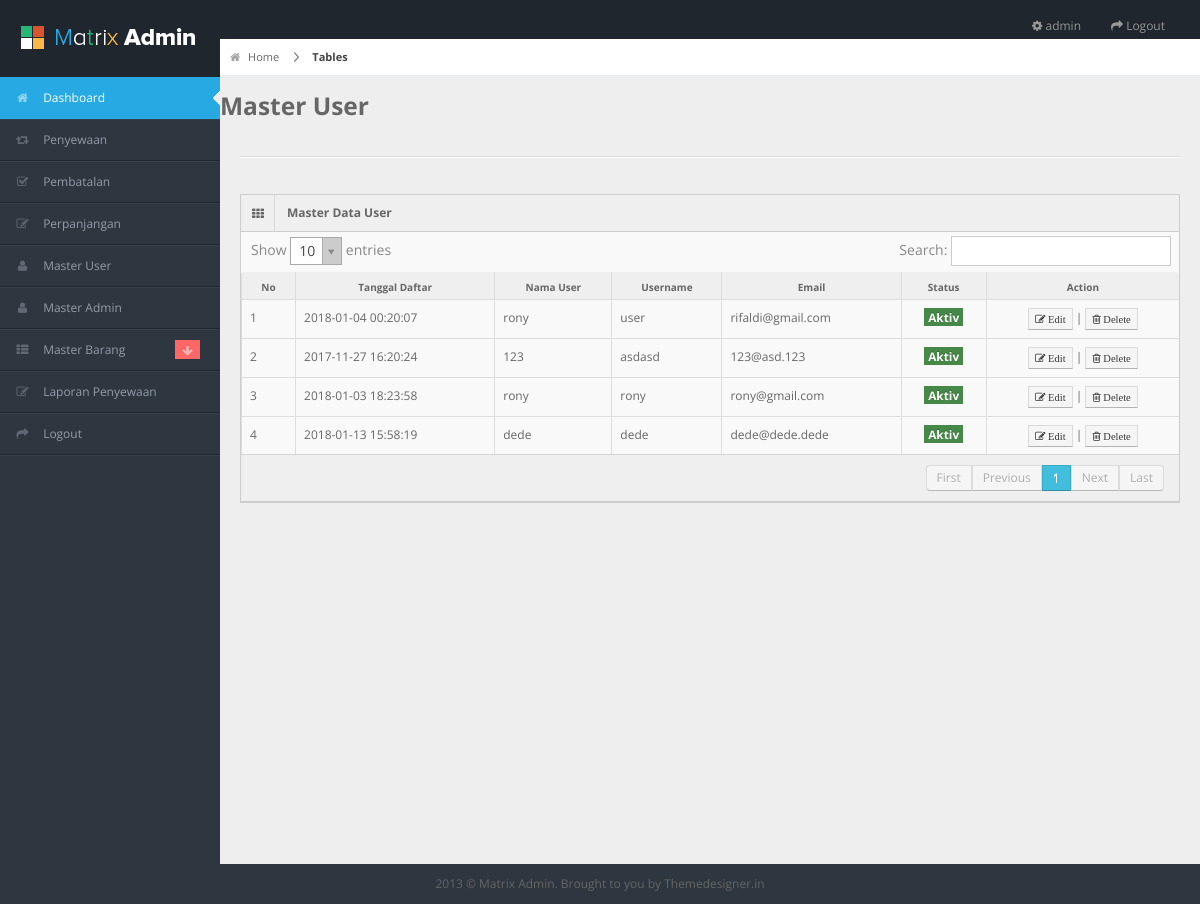
/admin/pages/kelola_user.php (signed in), run on the app's committed database.
### tables this page shows
CREATE TABLE IF NOT EXISTS `m_user` (
  `id_user` int(11) NOT NULL,
  `tgl_daftar` datetime DEFAULT NULL ON UPDATE CURRENT_TIMESTAMP,
  `nama_user` varchar(255) DEFAULT NULL,
  `username` varchar(255) DEFAULT NULL,
  `email` varchar(255) DEFAULT NULL,
  `password` varchar(255) DEFAULT NULL,
  `id_provinsi` varchar(255) DEFAULT NULL,
  `id_kota` varchar(255) DEFAULT NULL,
  `id_kecamatan` varchar(255) DEFAULT NULL,
  `kode_pos` varchar(255) DEFAULT NULL,
  `alamat_lengkap` varchar(255) DEFAULT NULL,
  `status` varchar(255) DEFAULT NULL
);

### admin/pages/kelola_user.php (the view, shortened to what this page needs)
<?php include 'header.php'; ?>
<?php include 'nav.php'; ?>
<div id="content">
	<div id="content-header">
		<div id="breadcrumb"> <a href="#" title="Go to Home" class="tip-bottom"><i class="icon-home"></i> Home</a> <a href="#" class="current">Tables</a> </div>
		<h3>Master User</h3>
	</div>
	<div class="container-fluid">
		<hr>
		<div class="row-fluid">
			<div class="widget-box">
				<div class="widget-title"> <span class="icon"><i class="icon-th"></i></span>
					<h5>Master Data User</h5>
				</div>
				<div class="widget-content nopadding">
					<table class="table table-bordered data-table">
						<thead>
							<tr>
								<th>No</th>
								<th>Tanggal Daftar</th>
								<th>Nama User</th>
								<th>Username</th>
								<th>Email</th>
								<th>Status</th>
								<th>Action</th>
							</tr>
						</thead>
						<tbody>
							<?php
							$no=1;
							$sql = mysql_query("SELECT * FROM m_user");
							while($row = mysql_fetch_array($sql)){
								if($row['status']==1){
									$status = 'Aktiv';
								}else{
									$status = 'Passiv';
								}
							?>
							<tr>
								<td><?php echo $no; ?></td>
								<td><?php echo $row['tgl_daftar']; ?></td>
								<td><?php echo $row['nama_user']; ?></td>
								<td><?php echo $row['username']; ?></td>
								<td><?php echo $row['email']; ?></td>
								<td style="text-align: center;"><span class="label label-success"> <?php echo $status; ?> </span></td>
								<td style="text-align: center;">
									<a href="" title="Edit"> <button class="btn btn-mini btn-default"> <i class="icon-edit"> Edit</i></button> </a> |
									<a href="" title="Delete"> <button class="btn btn-mini btn-default"> <i class="icon-trash"> Delete </i></button> </a>
								</td>
							</tr>
							<?php $no++; } ?>
						</tbody>
					</table>
				</div>
			</div>
		</div>
	</div>
</div>
<div class="row-fluid">
	<div id="footer" class="span12"> 2013 &copy; Matrix Admin. Brought to you by <a href="http://themedesigner.in">Themedesigner.in</a> </div>
</div>
</body>
</html>

### admin/pages/header.php (shortened to what this page needs)
<?php
	if(!isset($_SESSION['id_admin'])){
		echo "<script> window.alert('Silahkan Login Terlebih Dahulu'); location.replace('../index.php')  </script>";
	}else{
		$sql = mysql_query("SELECT * FROM m_admin WHERE id_admin = '$_SESSION[id_admin]'")or die(mysql_error());
		$admin = mysql_fetch_array($sql);
		$nama_admin = $admin['nama_admin'];
	}
?>
<!DOCTYPE html>
<html lang="en">
<head>
<link rel="stylesheet" href="../css/bootstrap.min.css" />
<link rel="stylesheet" href="../css/bootstrap-responsive.min.css" />
<link rel="stylesheet" href="../css/uniform.css" />
<link rel="stylesheet" href="../css/select2.css" />
<link rel="stylesheet" href="../css/matrix-style.css" />
<link rel="stylesheet" href="../css/matrix-media.css" />
<link href="../font-awesome/css/font-awesome.css" rel="stylesheet" />
</head>
<body>
<div id="header">
  <h1><a href="dashboard.html">Everest Camp</a></h1>
</div>
<div id="search" class="navbar navbar-inverse pull-right">
  <ul class="nav">
    <li class=""><a title="" href="#"><i class="icon icon-cog"></i> <span class="text"><?php echo $nama_admin; ?></span></a></li>
    <li class=""><a title="" href="logout.php"><i class="icon icon-share-alt"></i> <span class="text">Logout</span></a></li>
  </ul>
</div>

### admin/css/matrix-style.css (style rules this page uses)
* { outline:none !important; -moz-outline: none !important; }
html, body { height:100% }
body { overflow-x: hidden; margin-top: -10px; font-family: 'Open Sans', sans-serif; font-size:12px; color:#666; }
a { color:#666; }
select, textarea, input[type="text"], input[type="password"], input[type="datetime"], input[type="datetime-local"], input[type="date"], input[type="month"], input[type="time"], input[type="week"], input[type="number"], input[type="email"], input[type="url"], input[type="search"], input[type="tel"], input[type="color"], .uneditable-input, .label, .dropdown-menu, .btn, .well, .progress, .table-bordered, .btn-group > .btn:first-child, .btn-group > .btn:last-child, .btn-group > .btn:last-child, .btn-group > .dropdown-toggle, .alert { border-radius:0px; }
.btn, textarea, input[type="text"], input[type="password"], input[type="datetime"], input[type="datetime-local"], input[type="date"], input[type="month"], input[type="time"], input[type="week"], input[type="number"], input[type="email"], input[type="url"], input[type="search"], input[type="tel"], input[type="color"], .uneditable-input { box-shadow:none; }
.progress, .progress-success .bar, .progress .bar-success, .progress-warning .bar, .progress .bar-warning, .progress-danger .bar, .progress .bar-danger, .progress-info .bar, .progress .bar-info, .btn, .btn-primary { background-image:none; }
#footer { padding:10px; text-align:center; }
hr { border-top-color:#dadada; }
#header { height: 77px; position: relative; width: 100%; z-index: -9; }
#header h1 { background: url("../img/logo.png") no-repeat scroll 0 0 transparent; height: 31px; left: 20px; line-height: 600px; overflow: hidden; position: relative; top: 26px; width: 191px; }
#header h1 a { display: block; }
#search { position: absolute; z-index: 25; top: 6px; right:10px; }
#content { background: none repeat scroll 0 0 #eeeeee; margin-left: 220px; margin-right: 0; padding-bottom: 25px; position: relative; min-height:100%; width: auto; }
#content-header { position: abslute; width: 100%; margin-top: -38px; z-index: 20; }
#breadcrumb { background-color: #fff; border-bottom: 1px solid #e3ebed; }
#breadcrumb a { padding: 8px 20px 8px 10px; display: inline-block; background-image: url('../img/breadcrumb.png'); background-position: center right; background-repeat: no-repeat; font-size: 11px; color: #666666; }
#breadcrumb a:last-child { background-image:none; }
#breadcrumb a.current { font-weight: bold; color: #444444; }
#breadcrumb a i { margin-right: 5px; opacity: .6; }
.stat-boxes .peity_bar_good, .stat-boxes .peity_line_good, { color: #459D1C; }
.widget-box { background: none repeat scroll 0 0 #F9F9F9; border-left: 1px solid #CDCDCD; border-top: 1px solid #CDCDCD; border-right: 1px solid #CDCDCD; clear: both; margin-top: 16px; margin-bottom: 16px; position: relative; }
.widget-title, .modal-header, .table th, div.dataTables_wrapper .ui-widget-header { background:#efefef; border-bottom: 1px solid #CDCDCD; height: 36px; }
.widget-title span.icon { padding: 9px 10px 7px 11px; float: left; border-right:1px solid #dadada; }
.widget-title h5 { color: #666; float: left; font-size: 12px; font-weight: bold; padding: 12px; line-height: 12px; margin: 0; }
.widget-content { padding:15px; border-bottom: 1px solid #cdcdcd; }
.table th { height: auto; font-size: 10px; padding: 5px 10px 2px; border-bottom: 0; text-align: center; color: #666666; }
.nopadding { padding: 0 !important; }
.nopadding .table { margin-bottom: 0; }
.nopadding .table-bordered { border: 0; }

### admin/css/matrix-media.css (style rules this page uses)
body { background:#2E363F; }
#header { background-color: #1f262d; margin-top:10px; }

### data on the page
m_user: tgl_daftar "2018-01-04 00:20:07", nama_user "rony", username "user", email "rifaldi@gmail.com", status "Aktiv"
m_user: tgl_daftar "2017-11-27 16:20:24", nama_user "123", username "asdasd", email "123@asd.123", status "Aktiv"
m_user: tgl_daftar "2018-01-03 18:23:58", nama_user "rony", username "rony", email "rony@gmail.com", status "Aktiv"
m_user: tgl_daftar "2018-01-13 15:58:19", nama_user "dede", username "dede", email "dede@dede.dede", status "Aktiv"

### other printed values
$nama_admin "admin"
